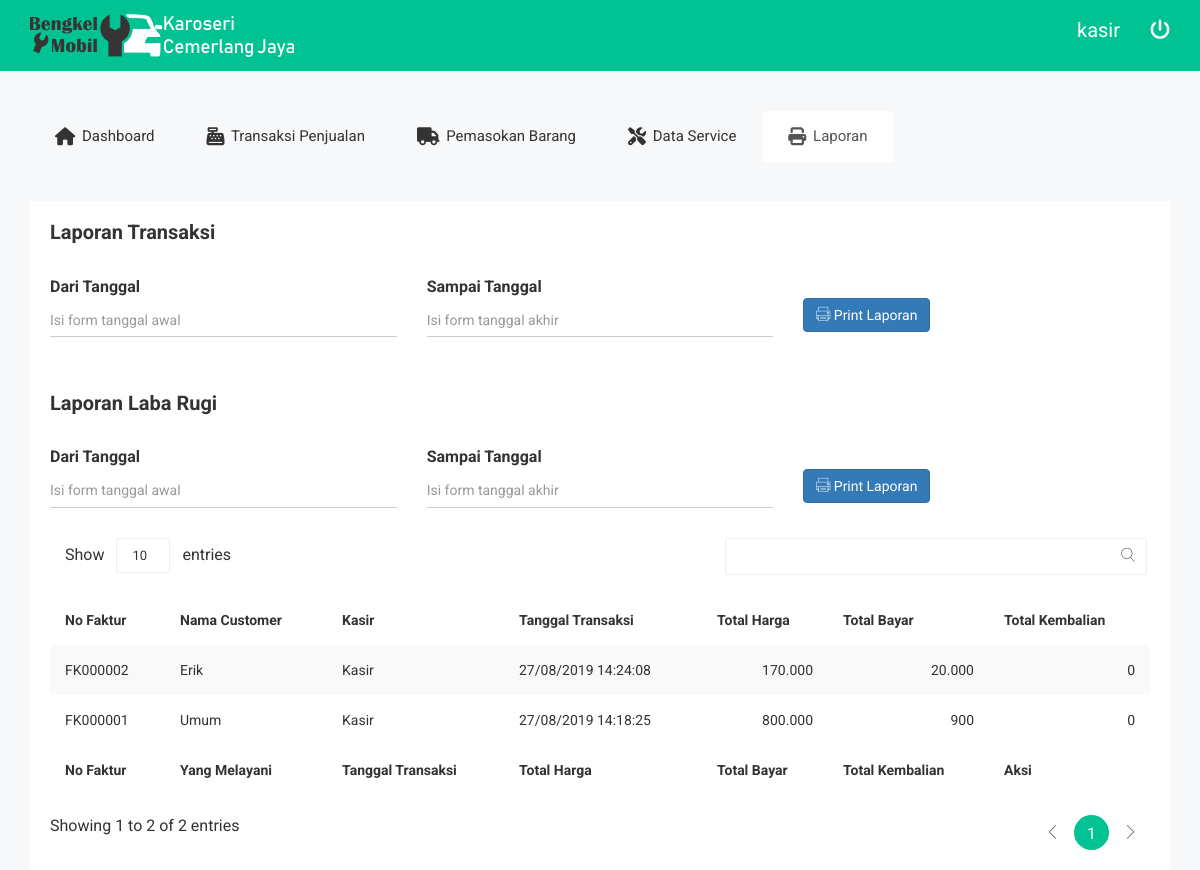
The app's page /kasir.php?halaman=laporan_transaksi (signed in) with its own data.
### tables this page shows
CREATE TABLE `penjualan` (
  `no_faktur_penjualan` char(10) NOT NULL,
  `kode_customer` char(10) NOT NULL,
  `kode_pegawai` char(5) NOT NULL,
  `tgl_transaksi` timestamp NOT NULL DEFAULT current_timestamp() ON UPDATE current_timestamp(),
  `total_harga` int(11) NOT NULL,
  `potongan_harga` int(11) NOT NULL,
  `bayar` int(11) NOT NULL,
  `kembalian` int(11) NOT NULL,
  `status` char(20) NOT NULL
);

CREATE TABLE `customer` (
  `kode_customer` char(10) NOT NULL,
  `nama_customer` varchar(50) NOT NULL,
  `alamat` text NOT NULL,
  `no_telp` varchar(20) NOT NULL
);

CREATE TABLE `pegawai` (
  `kode_pegawai` char(5) NOT NULL,
  `kode_jenis_p` char(4) NOT NULL,
  `nama_pegawai` varchar(50) NOT NULL,
  `alamat` text NOT NULL,
  `no_telp` varchar(20) NOT NULL,
  `username` varchar(50) NOT NULL,
  `password` char(60) NOT NULL,
  `status_login` char(1) NOT NULL,
  `session_id` varchar(26) NOT NULL DEFAULT 'kosong',
  `last_login` timestamp NOT NULL DEFAULT '0000-00-00 00:00:00'
);

### koneksi/function.php (called while the page is built, shortened)
<?php
function format_ribuan($nilai)
{
    $n =  number_format($nilai,0,',','.');
    return $n;
}
?>

### transaksi/laporan_transaksi/tampil.php (the view, shortened to what this page needs)
<div class="data-table-list">
    <div class="basic-tb-hd">
        <h2>Laporan Transaksi</h2>
        <br>
        <div class="row">
            <form action="halaman_print/print_laporan_transaksi.php" method="POST" target="_blank">
                <div class="col-lg-4 col-md-4 col-sm-4 col-xs-12">
                    <div class="form-group nk-datapk-ctm form-elet-mg" id="data_1">
                        <label>Dari Tanggal</label>
                        <div class="input-group date nk-int-st">
                            <input type="text" class="form-control" name="tgl_mulai" placeholder="Isi form tanggal awal" required="" oninvalid="this.setCustomValidity('Tanggal Wajib Diisi')" oninput="setCustomValidity('')">
                        </div>
                    </div>
                </div>
                <div class="col-lg-4 col-md-4 col-sm-4 col-xs-12">
                    <div class="form-group nk-datapk-ctm form-elet-mg" id="data_1">
                        <label>Sampai Tanggal</label>
                        <div class="input-group date nk-int-st">
                            <input type="text" class="form-control" name="tgl_akhir" placeholder="Isi form tanggal akhir" required="" oninvalid="this.setCustomValidity('Tanggal Wajib Diisi')" oninput="setCustomValidity('')">
                        </div>
                    </div>
                </div>
                <div class="col-lg-4 col-md-4 col-sm-4 col-xs-12">
                    <div class="form-group">
                        <div class="input-group date nk-int-st">
                            <button type="submit" name="kirim" class="btn btn-primary"><i class="notika-icon notika-print"></i> Print Laporan</button>
                        </div>
                    </div>
                </div>
            </form>
        </div>
        <br>
        <br>
        <h2>Laporan Laba Rugi</h2>
        <br>
        <div class="row">
            <form action="halaman_print/laba_rugi.php" method="POST" target="_blank">
                <div class="col-lg-4 col-md-4 col-sm-4 col-xs-12">
                    <div class="form-group nk-datapk-ctm form-elet-mg" id="data_1">
                        <label>Dari Tanggal</label>
                        <div class="input-group date nk-int-st">
                            <input type="text" class="form-control" name="tgl_mulai" placeholder="Isi form tanggal awal" required="" oninvalid="this.setCustomValidity('Tanggal Wajib Diisi')" oninput="setCustomValidity('')">
                        </div>
                    </div>
                </div>
                <div class="col-lg-4 col-md-4 col-sm-4 col-xs-12">
                    <div class="form-group nk-datapk-ctm form-elet-mg" id="data_1">
                        <label>Sampai Tanggal</label>
                        <div class="input-group date nk-int-st">
                            <input type="text" class="form-control" name="tgl_akhir" placeholder="Isi form tanggal akhir" required="" oninvalid="this.setCustomValidity('Tanggal Wajib Diisi')" oninput="setCustomValidity('')">
                        </div>
                    </div>
                </div>
                <div class="col-lg-4 col-md-4 col-sm-4 col-xs-12">
                    <div class="form-group">
                        <div class="input-group date nk-int-st">
                            <button type="submit" name="kirim" class="btn btn-primary"><i class="notika-icon notika-print"></i> Print Laporan</button>
                        </div>
                    </div>
                </div>
            </form>
        </div>
    </div>
    <div class="table-responsive">
        <table id="data-table-basic" class="table table-striped">
            <thead>
                <tr>
                    <th>No Faktur</th>
                    <th>Nama Customer</th>
                    <th>Kasir</th>
                    <th>Tanggal Transaksi</th>
                    <th>Total Harga</th>
                    <th>Total Bayar</th>
                    <th>Total Kembalian</th>
                </tr>
            </thead>
            <tbody>
                <?php
                $query = mysqli_query($koneksi, "SELECT * FROM penjualan JOIN customer USING (kode_customer) JOIN pegawai USING(kode_pegawai) ORDER BY tgl_transaksi DESC");
                foreach ($query as $data) {
                    $tgl_transaksi = $data['tgl_transaksi'];
                    $tanggal = date('d/m/Y H:i:s', strtotime($tgl_transaksi));
                    ?>
                <tr>
                    <td><?= $data['no_faktur_penjualan'] ?></td>
                    <td><?= $data['nama_customer'] ?></td>
                    <td><?= $data['nama_pegawai'] ?></td>
                    <td><?= $tanggal ?></td>
                    <td style="text-align: right;"><?= format_ribuan($data['total_harga']) ?></td>
                    <td style="text-align: right;"><?= format_ribuan($data['bayar']) ?></td>
                    <td style="text-align: right;"><?= format_ribuan($data['kembalian']) ?></td>
                </tr>
                <?php } ?>
            </tbody>
            <tfoot>
                <tr>
                    <th>No Faktur</th>
                    <th>Yang Melayani</th>
                    <th>Tanggal Transaksi</th>
                    <th>Total Harga</th>
                    <th>Total Bayar</th>
                    <th>Total Kembalian</th>
                    <th>Aksi</th>
                </tr>
            </tfoot>
        </table>
    </div>
</div>

### assets/template2/css/themesaller-forms.css (style rules this page uses)
html, body { border: 0; margin: 0; padding: 0; font-size: 100%; vertical-align: baseline; font: inherit; }
body { margin: 0; padding: 0; background:url(../images/body_bg.jpg) no-repeat center top; }

### assets/template2/css/main.css (style rules this page uses)
html { color: #222; font-size: 1em; line-height: 1.4; }

### records on screen
penjualan: no_faktur_penjualan "FK000002", kode_customer.nama_customer "Erik", kode_pegawai.nama_pegawai "Kasir", tgl_transaksi "27/08/2019 14:24:08", total_harga "170.000", bayar "20.000", kembalian "0"
penjualan: no_faktur_penjualan "FK000001", kode_customer.nama_customer "Umum", kode_pegawai.nama_pegawai "Kasir", tgl_transaksi "27/08/2019 14:18:25", total_harga "800.000", bayar "900", kembalian "0"

### other values on screen
$_SESSION['username'] "kasir"
